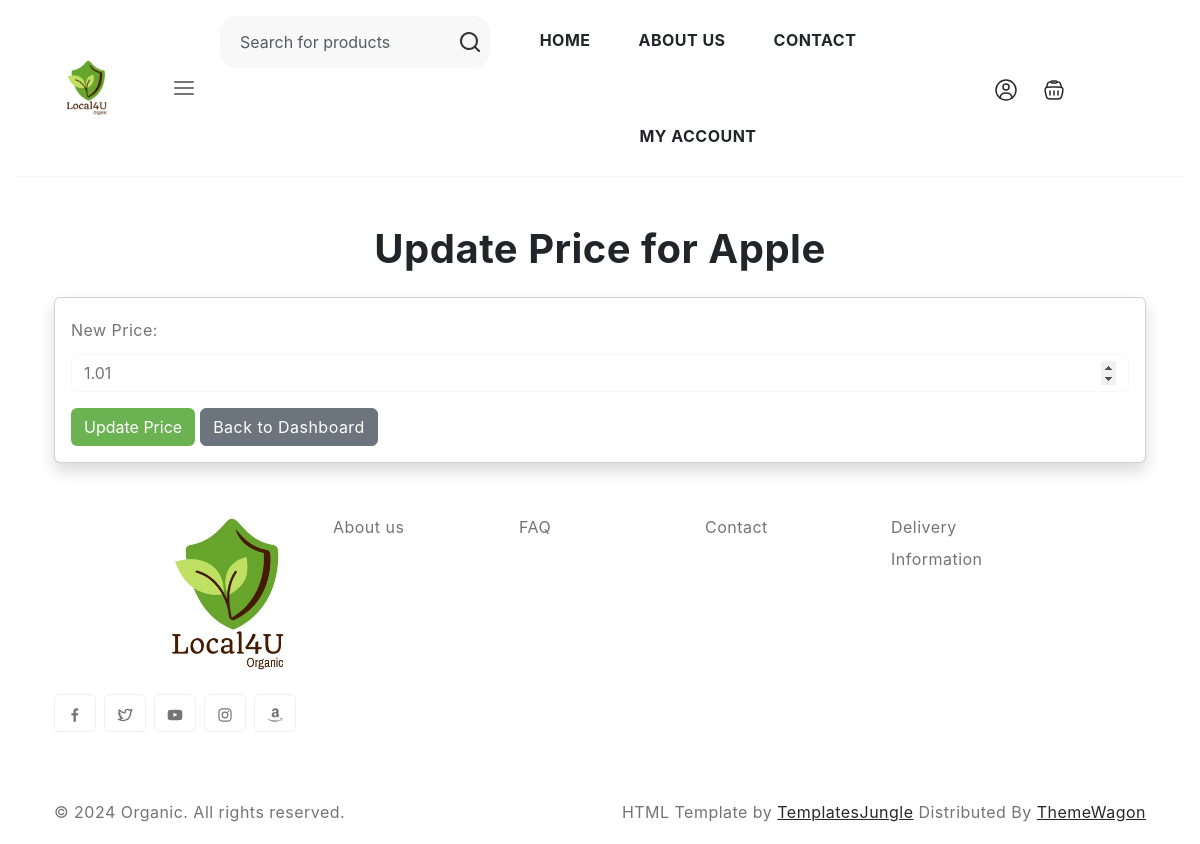
/product/update_product_price/1/, run on an earlier commit of the app's database.
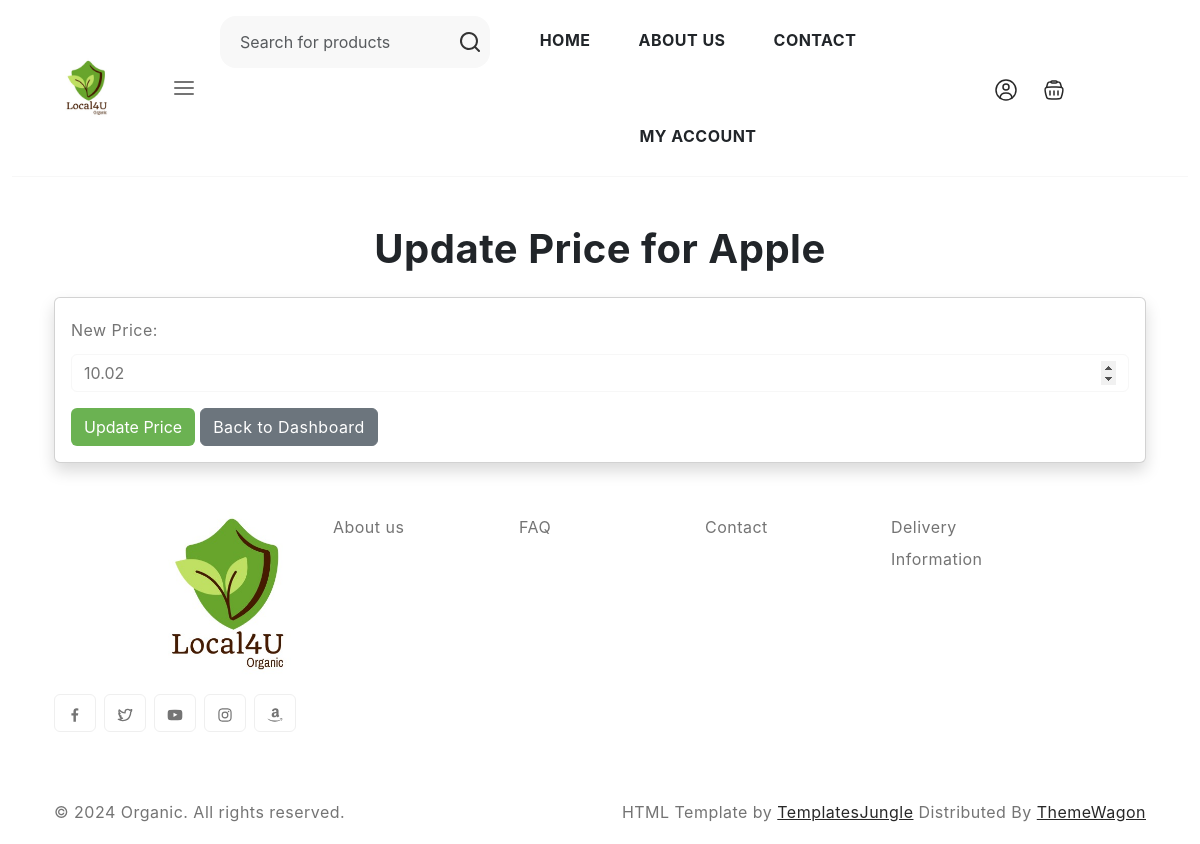
And on a later commit of the database.
### product/models.py (models this page shows, shortened)
class Product(models.Model):
    name = models.CharField(max_length=200)  # Name of the product
    description = models.TextField()  # Detailed description of the product
    category = models.ForeignKey(Category, on_delete=models.CASCADE)  # Category to which the product belongs
    price = models.DecimalField(max_digits=10, decimal_places=2)  # Original price of the product
    discounted_price = models.DecimalField(max_digits=10, decimal_places=2, null=True, blank=True)  # Discounted price if applicable
    stock = models.PositiveIntegerField()  # Available stock quantity
    farmer = models.ForeignKey(Farmer, on_delete=models.CASCADE)  # Farmer who owns the product
    created_at = models.DateTimeField(auto_now_add=True)  # Timestamp when the product was added
    updated_at = models.DateTimeField(auto_now=True)  # Timestamp when the product was last updated
    image = models.ImageField(upload_to='product_images/', null=True, blank=True)  # Optional product image

### product/views.py (the view, shortened to what this page needs)
# urls.py: path('update_product_price/<int:product_id>/', views.update_product_price, name='update_product_price'),
def update_product_price(request, product_id):
    product = get_object_or_404(Product, id=product_id)
    return render(request, 'update_product_price.html', {'product': product})

### order/context_processors.py (called while the page is built)
def cart_data(request):
    return {"cart": request.session.get("cart", {})}

### order/templatetags/cart_filters.py (called while the page is built)
@register.filter
def sum_cart_total(cart_items):
    total = 0
    for item in cart_items:
        total += float(item['price']) * item['quantity']
    return total

### product/context_processors.py (called while the page is built)
def category_menu(request):
    categories = Category.objects.all()
    return {'categories': categories}

### templates/update_product_price.html (shortened to what this page needs)
{% extends 'base.html' %}
{% block body_block %}
<div class="container mt-5">
    <h1 class="text-center">Update Price for {{ product.name }}</h1>
    <div class="card shadow mt-4">
        <div class="card-body">
            <form method="POST">
                <div class="form-group">
                    <label for="price" class="form-label">New Price:</label>
                    <input type="number" step="0.01" name="price" value="{{ product.price }}"
                           class="form-control" placeholder="Enter new price" required>
                </div>
                <button type="submit" class="btn btn-primary mt-3">Update Price</button>
                <a href="{% url 'farmer_dashboard' %}" class="btn btn-secondary mt-3">Back to Dashboard</a>
            </form>
        </div>
    </div>
</div>
{% endblock %}

What changed in the data, as far as the page shows it:
changed Product "Apple": price "1.01" → "10.02"
